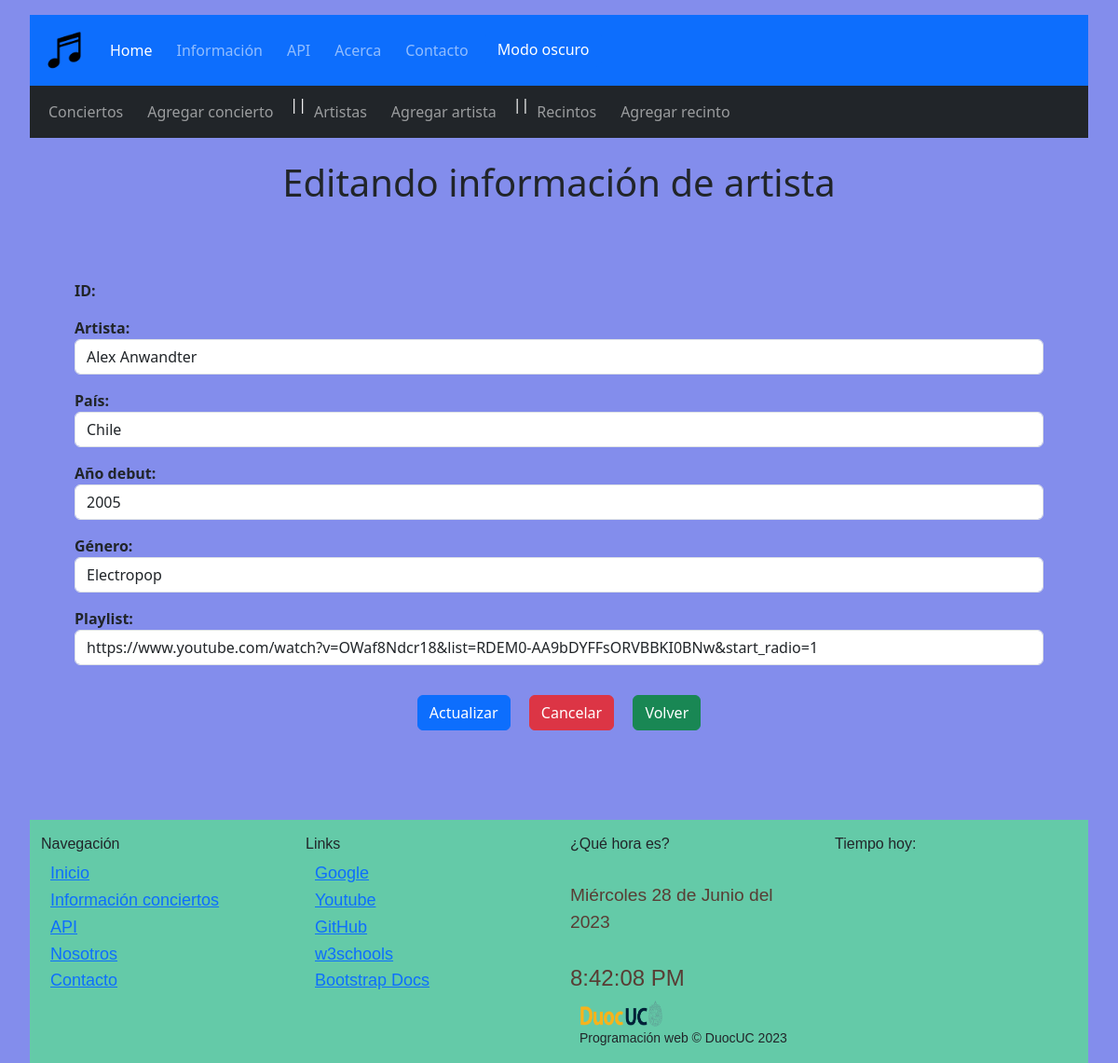
Screenshot of /crud/artistas/editar/7 with the database file from the repository.
### crud/models.py (models this page shows, shortened)
class Artista(models.Model):
    idArtista = models.AutoField(primary_key=True, verbose_name='idArtista')
    nomArtista = models.CharField(verbose_name='Artista', max_length=50)
    pais = models.CharField(verbose_name='País', max_length=50)
    anio = models.CharField(verbose_name='Año de formación', max_length=4)
    genero = models.CharField(verbose_name='Género', max_length=70, null=True)
    playlist = models.URLField(verbose_name='Playlist', max_length=500, null=True, blank=True)
    class Meta:
        verbose_name = 'Artista'
        verbose_name_plural = 'Artistas'
        ordering = ['nomArtista', 'genero']

### crud/views.py (the view, shortened to what this page needs)
# urls.py: path('artistas/editar/<str:artista_id>', artista_editar, name='artistas-editar'),
def artista_editar(request,artista_id):
    try:
        artista = Artista.objects.get(idArtista = artista_id)
        form = ArtistaList(instance=artista)
        context = {'form':form}
        return render(request,'crud/artistas-editar.html',context)
    except:
        return redirect(reverse('artista') + '?NO_EXISTS')

### crud/forms.py
class ArtistaList(ModelForm):
    class Meta:
        model = Artista
        fields = [
            'idArtista',
            'nomArtista',
            'pais',
            'genero',
            'anio',
            'playlist'
        ]
        labels = {
            'idArtista' : 'ID Artista',
            'nomArtista' : 'Nombre artista',
            'pais' : 'Lugar de origen',
            'genero' : 'Género',
            'anio' : 'Año de debut',
            'playlist' : 'Playlist'
        }
        widgets = {
            'idArtista' : forms.TextInput(attrs={'class':'form-control'}),
            'nomArtista' : forms.TextInput(attrs={'class':'form-control'}),
            'pais' : forms.TextInput(attrs={'class':'form-control'}),
            'genero' : forms.TextInput(attrs={'class':'form-control'}),
            'anio' : forms.TextInput(attrs={'class':'form-control', 'type' : 'number'}),
            'playlist' : forms.TextInput(attrs={'class':'form-control'})
        }

### crud/templates/crud/artistas-editar.html (shortened to what this page needs)
{% extends 'crud/base.html' %}
{% load static %}
{% block first_content %}
<div class="container my-2 py-3 text-dark text-center rounded">
    <h1>Editando información de artista</h1>
</div>
<div class="container my-2 p-5">
    <form action="" method="post" enctype="multipart/form-data">
        <div class="form-group mb-3">
            <label for="idArtista" class="fw-bold">ID:</label>
        </div>
        <div class="form-group mb-3">
            <label for="nomArtista" class="fw-bold">Artista:</label>
            <div class="input-group">
                {{form.nomArtista}}
            </div>
        </div>
        <div class="form-group mb-3">
            <label for="pais" class="fw-bold">País:</label>
            <div class="input-group">
                {{form.pais}}
            </div>
        </div>
        <div class="form-group mb-3">
            <label for="anio" class="fw-bold">Año debut:</label>
            <div class="input-group">
                {{form.anio}}
            </div>
        </div>
        <div class="form-group mb-3">
            <label for="genero" class="fw-bold">Género:</label>
            <div class="input-group">
                {{form.genero}}
            </div>
        </div>
        <div class="form-group mb-3">
            <label for="playlist" class="fw-bold">Playlist:</label>
            <div class="input-group">
                {{form.playlist}}
            </div>
        </div>
        <div class="text-center my-4">
            <input type="submit" class="btn btn-primary m-2" id="actualizar" value="Actualizar">
            <input type="reset" class="btn btn-danger m-2" id="limpiar" value="Cancelar">
            <a class="btn btn-success m-2" href="{% url 'artistas' %}">Volver</a>
        </div>
    </form>
</div>
{% endblock %}

### core/static/css/styles.css (style rules this page uses)
a { margin-right: 10px; font-size: large; }
body { background-color: rgb(131, 141, 236); background-blend-mode: darken ; padding-top: 1rem; padding-left: 2rem; padding-right: 2rem; }
.form-control { padding-right: 5rem; }

### rows the page displays
Artista: nomArtista "Alex Anwandter", pais "Chile", anio "2005", genero "Electropop", playlist "https://www.youtube.com/watch?v=OWaf8Ndcr18&list=RDEM0-AA9bDYFFsORVBBKI0BNw&start_radio=1"
